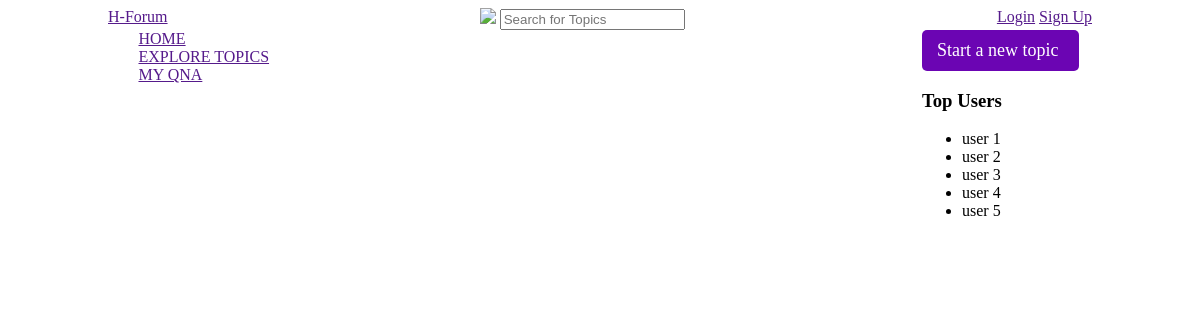
/, run on an earlier commit of the app's database.
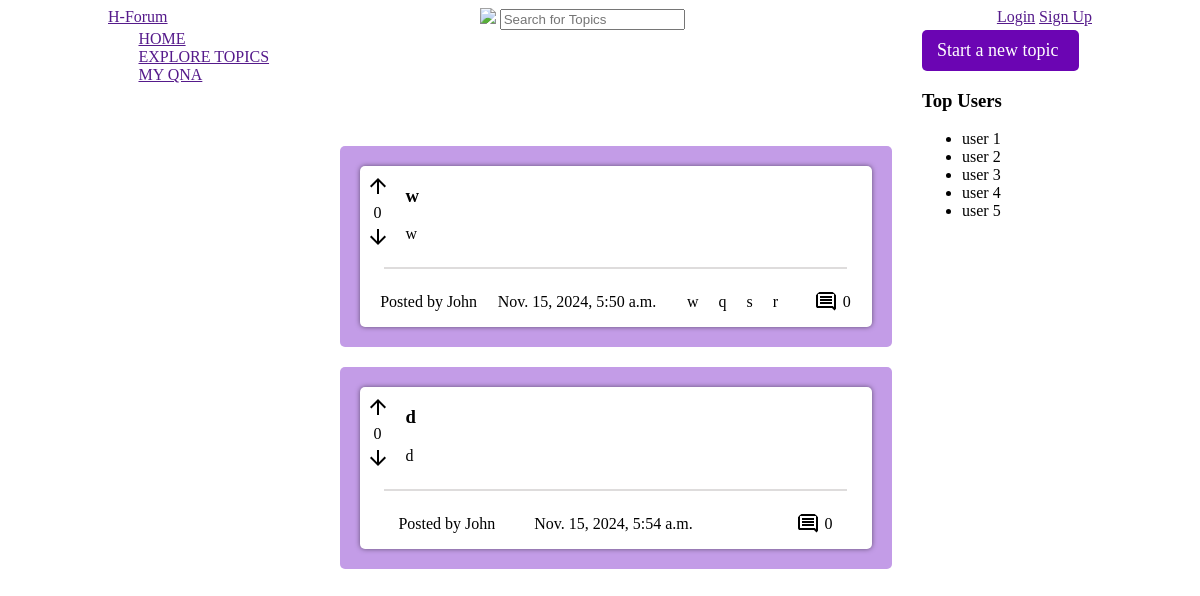
And on a later commit of the database.
### comment/models.py (models this page shows, shortened)
class Post(models.Model):
    title = models.CharField(max_length=100)
    content = models.TextField()
    author = models.ForeignKey(Author, on_delete=models.CASCADE)
    tags = models.ManyToManyField(Tag)
    slug = models.SlugField(unique=True, db_index=True)
    votes = models.IntegerField(default=0)
    comments = models.ManyToManyField(Comment, related_name="posts_related")
    created_at = models.DateTimeField(auto_now_add=True)
    updated_at = models.DateTimeField(auto_now=True)

class Author(models.Model):
    first_name = models.CharField(max_length=100)
    last_name = models.CharField(max_length=100)
    email_address = models.EmailField()
    def __str__(self):
        return self.first_name

class Tag(models.Model):
    caption = models.CharField(max_length=100)

### comment/views.py (the view)
# urls.py: path("", views.index, name="home"),
def index(request):
    posts = Post.objects.all()
    if request.method == "POST":
        print(request.POST)
        form = commentsForm(request.POST)
        post_id = request.POST.get("post_id")
        post = get_object_or_404(Post, id=post_id)
        if form.is_valid():
            comment = form.save(commit=False)
            comment.post = post
            comment.author = Author.objects.create(
                first_name="John", last_name="Doe", email_address="test@example.com"
            )
            comment.save()
            post.comments.add(comment)
            return redirect("home")
        else:
            return JsonResponse({"error": form.errors})
    else:
        form = commentsForm()
    return render(
        request,
        "comment/index.html",
        {"posts": posts, "form": form},
    )

### comment/forms.py
class commentsForm(forms.ModelForm):
    content = forms.CharField(
        required=True,
        widget=forms.Textarea(
            attrs={
                "class": "form-control__comment--input",
                "placeholder": "Enter your comment here",
                "cols": "93",
                "rows": "5",
            }
        ),
    )
    class Meta:
        model = Comment
        fields = [
            "content",
        ]

### comment/templates/comment/index.html (shortened to what this page needs)
{% extends 'base.html' %} {% load static %}  {%block css %}
<link rel="stylesheet" href="{% static 'comment/index.css' %}" />
{% endblock %}
{% block content %}
<section id="all-posts">
  <ul class="list_all_post--center">
    {% for post in posts %}
    <li class="comment">
      <div class="topic_content--white">
        <div class="upper_section">
          <div class="votes--inline-block">
            <button type="submit" class="btn-nostyle">
              <svg xmlns="http://www.w3.org/2000/svg" height="24px" viewBox="0 -960 960 960" width="24px" fill="#000000">
                <path d="M440-160v-487L216-423l-56-57 320-320 320 320-56 57-224-224v487h-80Z"/>
              </svg>
            </button>
            <p style="text-align: center">{{ post.votes }}</p>
            <button type="submit" class="btn-nostyle">
              <svg xmlns="http://www.w3.org/2000/svg" height="24px" viewBox="0 -960 960 960" width="24px" fill="#000000">
                <path d="M440-800v487L216-537l-56 57 320 320 320-320-56-57-224 224v-487h-80Z"/>
              </svg>
            </button>
          </div>
          <div class="title__content--columns">
            <h3>{{ post.title }}</h3>
            <p>{{ post.content }}</p>
          </div>
        </div>
        <hr />
        <div class="lower_section">
          <p>Posted by {{ post.author }}</p>
          <p>{{ post.created_at }}</p>
          <div class="tags--center">
            {% for tag in post.tags.all %}
            <span class="tag">{{ tag.caption }}</span>
            {% endfor %}
          </div>
          <div class="message_count" data-post-id="{{ post.id }}">
            <img src="{% static 'comment/comment.svg' %}" alt="message count" />{{ post.comments.count }}
          </div>
        </div>
      </div>
    </li>
    {% endfor %}
  </ul>
</section>
{% endblock %}

### templates/base.html (shortened to what this page needs)
{%load static %}
<!DOCTYPE html>
<html lang="en">
  <head>
    {% block css %}{% endblock %}
    <link rel="stylesheet" href="{% static 'app.css' %}" />
  </head>
  <body>
    <header>
      <div class="navigation_bar">
        <div class="left_section_nav">
          <a href="">H-Forum</a>
        </div>
        <div class="center_section_nav">
          <img src="..." />
          <input placeholder="Search for Topics" type="text" />
        </div>
        <div class="right_section_nav">
          <a href="">Login</a>
          <a href="">Sign Up</a>
        </div>
      </div>
    </header>
    <main class="main-section">
      <div class="left_section">
        <a href="">HOME</a>
        <a href="">EXPLORE TOPICS</a>
        <a href="">MY QNA</a>
      </div>
      {% block content %} {% endblock %}
      <div class="right_section">
        <a class="start_topic--purple" href="{% url 'ask_question' %}" class="start_topic--purple">Start a new topic</a>
        <div class="top_users">
          <h3>Top Users</h3>
          <ul>
            <li>user 1</li>
            <li>user 2</li>
            <li>user 3</li>
            <li>user 4</li>
            <li>user 5</li>
          </ul>
        </div>
      </div>
    </main>
  </body>
</html>

### comment/static/comment/index.css (style rules this page uses)
.btn-nostyle { background-color: white; border: none; cursor: pointer; }
#all-posts { width: 50%; margin-top: 100px; }
.list_all_post--center { display: flex; list-style: none; flex-direction: column; }
.comment { display: flex; flex-direction: column; background-color: rgb(195, 156, 231); border-radius: 5px; margin-bottom: 20px; }
.upper_section { display: flex; border-top-left-radius: 5px; border-top-right-radius: 5px; }
.votes--inline-block { display: flex; flex-direction: column; align-items: center; justify-content: center; margin-right: 10px; }
.votes--inline-block p { margin: 0px; margin-top: 2px; margin-bottom: 2px; }
.lower_section { display: flex; justify-content: space-evenly; }
.tags--center { display: flex; justify-content: center; align-items: center; }
.tag { padding: 10px; }
.message_count { display: flex; justify-content: center; align-items: center; }
.topic_content--white { background-color: white; margin: 20px; border-radius: 5px; box-shadow: 0px 0px 5px 0px rgb(0, 0, 0,0.5); }
hr { width: 90%; border: 1px solid rgb(222, 220, 220); }
.title__content--columns { display: flex; flex-direction: column; }
.title__content--columns p { margin-top: 0px; }
.message_count { cursor: pointer; }
.message_count img { padding: 5px; border-radius: 50%; }

### static/app.css (style rules this page uses)
.navigation_bar { display: flex; justify-content: space-between; background-color: white; overflow: hidden; position: sticky; }
.left_section_nav { margin-left: 100px; }
.right_section_nav { margin-right: 100px; }
.left_section { display: flex; flex-direction: column; margin-left: 100px; left: 0px; }
.main-section { display: flex; justify-content: space-evenly; }
.right_section { display: flex; flex-direction: column; margin-right: 100px; right: 0px; }
.start_topic--purple { width: 100%; color: white; font-size: 18px; background-color: #6b05b3; text-decoration: none; padding-left: 15px; padding-right: 3px; padding-top: 10px; padding-bottom: 10px; border-radius: 5px; }

What changed in the data, as far as the page shows it:
added Post: votes "0", title "w", content "w", author "John", created_at "Nov. 15, 2024, 5:50 a.m.", comments.count "0"
added Tag: caption "w", shown under "0"
added Tag: caption "q", shown under "0"
added Tag: caption "s", shown under "0"
added Tag: caption "r", shown under "0"
added Post: votes "0", title "d", content "d", author "John", created_at "Nov. 15, 2024, 5:54 a.m.", comments.count "0"
